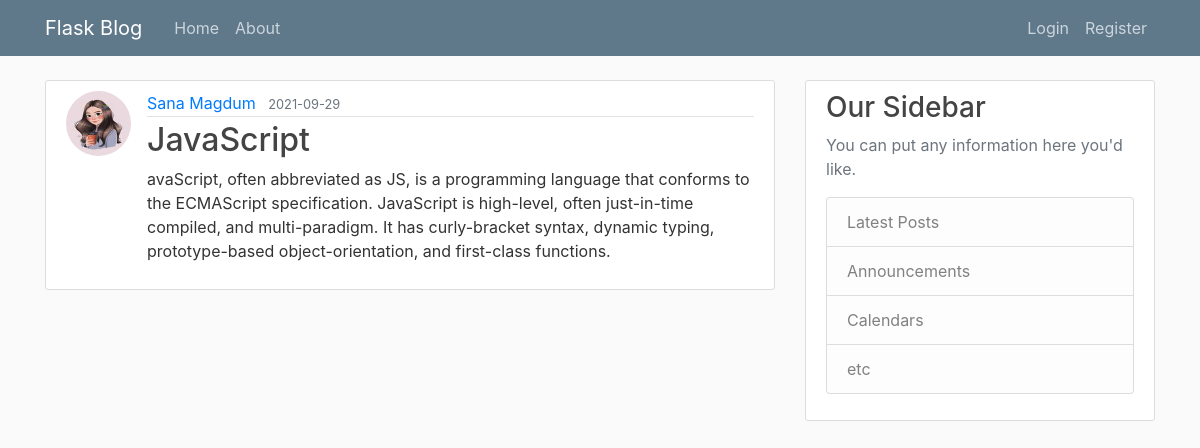
/post/11, run on the app's committed database.
### FMagdum/models.py (models this page shows, shortened)
class User(db.Model, UserMixin):
    id = db.Column(db.Integer, primary_key=True)
    username = db.Column(db.String(20), unique=True, nullable=False)
    email = db.Column(db.String(120), unique=True, nullable=False)
    image_file = db.Column(db.String(20), nullable=False, default='default.jpg')
    password = db.Column(db.String(60), nullable=False)
    posts = db.relationship('Post', backref='author', lazy=True)

class Post(db.Model):
    id = db.Column(db.Integer, primary_key=True)
    title = db.Column(db.String(100),nullable=False)
    date_posted = db.Column(db.DateTime, nullable=False, default=datetime.utcnow)
    content = db.Column(db.Text, nullable=False)
    user_id = db.Column(db.Integer, db.ForeignKey('user.id'), nullable=False)

### FMagdum/posts/routes.py (the view)
@posts.route("/post/<int:post_id>")
def post(post_id):
    post = Post.query.get_or_404(post_id)
    return render_template('post.html', title=post.title, post=post)

### FMagdum/templates/post.html (shortened to what this page needs)
{%extends "layout.html"%}
{%block content%}
    <article class="media content-section">
        <img class="rounded-circle article-img" src="{{url_for('static', filename='profile_pics/' + post.author.image_file)}}">
        <div class="media-body">
        <div class="article-metadata">
            <a class="mr-2" href="{{url_for('users.user_posts', username=post.author.username)}}">{{ post.author.username }}</a>
            <small class="text-muted">{{ post.date_posted.strftime('%Y-%m-%d') }}</small>
        </div>
        <h2 class="article-title">{{ post.title }}</h2>
        <p class="article-content">{{ post.content }}</p>
        </div>
    </article>
{%endblock content%}

### FMagdum/static/main.css (style rules this page uses)
body { background: #fafafa; color: #333333; margin-top: 5rem; }
h1, h2, h3, h4, h5, h6 { color: #444444; }
.content-section { background: #ffffff; padding: 10px 20px; border: 1px solid #dddddd; border-radius: 3px; margin-bottom: 20px; }
.article-title { color: #444444; }
.article-content { white-space: pre-line; }
.article-img { height: 65px; width: 65px; margin-right: 16px; }
.article-metadata { padding-bottom: 1px; margin-bottom: 4px; border-bottom: 1px solid #e3e3e3 }

### data on the page
User: image_file (picture), author.username "Sana Magdum"
Post: date_posted "2021-09-29", title "JavaScript", content "avaScript, often abbreviated as JS, is a programming language that conforms to the ECMAScript specification. JavaScript is high-level, often just-in-time compiled, and multi-paradigm. It has curly-bracket syntax, dynamic typing, prototype-based object-orientation, and first-class functions."
